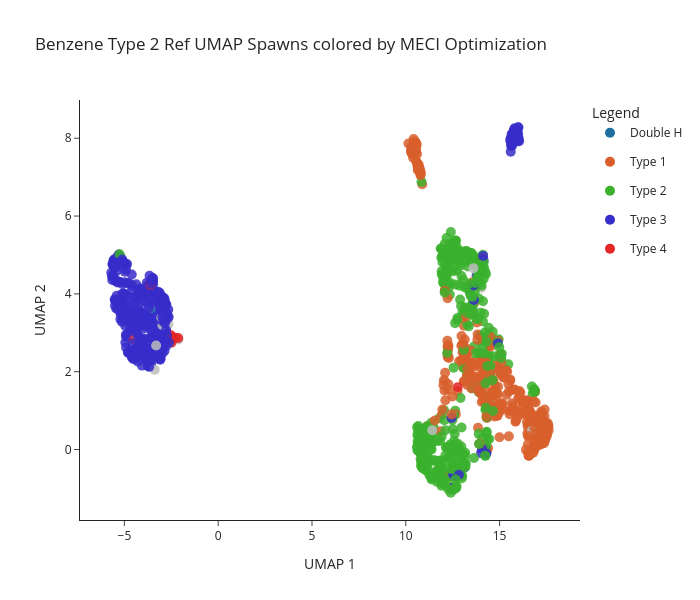

The notebook cell this image was saved under:
### Code cell
import plotly.graph_objects as go
import pandas as pd
import numpy as np

# --- Load labels ---
df = pd.read_csv(csv_file)
meci_idx_to_type = dict(zip(df['idx'], df['meci_type']))

unique_types = sorted(df['meci_type'].unique())
type_to_color = {t: base_colors[i % len(base_colors)] for i, t in enumerate(unique_types)}

# --- Point metadata ---
point_types = [meci_idx_to_type.get(i, "Unknown") for i in idx]
point_colors = [type_to_color.get(t, "#bdbdbd") for t in point_types]

# --- Regular points trace ---
scatter = go.Scatter(
    x=reduced_space[:, 0],
    y=reduced_space[:, 1],
    mode="markers",
    marker=dict(
        size=10,
        color=point_colors,
        opacity=0.85
    ),
    text=[
        f"idx: {i}<br>MECI type: {t}"
        for i, t in zip(idx, point_types)
    ],
    hoverinfo="text",
    showlegend=False
)

# --- Star points ---
star_indices = np.arange(len(reduced_space) - n_star, len(reduced_space))
star_traces = []


# --- MECI type legend (dummy traces for legend only) ---
type_legend_traces = [
    go.Scatter(
        x=[None],
        y=[None],
        mode="markers",
        marker=dict(size=10, color=color),
        legendgroup=t,
        showlegend=True,
        name=t
    )
    for t, color in type_to_color.items()
]

# --- Build figure ---
fig = go.Figure(
    data=[scatter] + star_traces + type_legend_traces
)

fig.update_layout(
    width=700,
    height=600,
    title=f"Benzene Type 2 Ref {reduction_technique} Spawns colored by MECI Optimization",
    xaxis_title=f"{reduction_technique} 1",
    yaxis_title=f"{reduction_technique} 2",
    legend_title_text="Legend",
    template="simple_white",
    hovermode="closest"
)

fig.show()

### Figure 1 — Plotly figure (JSON) as saved in the notebook; plotly's stock layout.template omitted (floating-point values rounded to 4 significant figures; data arrays with more than 128 entries replaced by an {"elided": "..."} marker saying what was removed)
{"data": [{"hoverinfo": "text", "marker": {"color": {"elided": "1193 str values"}, "opacity": 0.85, "size": 10}, "mode": "markers", "showlegend": false, "text": {"elided": "1193 str values"}, "type": "scatter", "x": {"elided": "1193 float values"}, "y": {"elided": "1193 float values"}}, {"legendgroup": "Double H", "marker": {"color": "#1c6f9f", "size": 10}, "mode": "markers", "name": "Double H", "showlegend": true, "type": "scatter", "x": [null], "y": [null]}, {"legendgroup": "Type 1", "marker": {"color": "#d85f2b", "size": 10}, "mode": "markers", "name": "Type 1", "showlegend": true, "type": "scatter", "x": [null], "y": [null]}, {"legendgroup": "Type 2", "marker": {"color": "#3bb12e", "size": 10}, "mode": "markers", "name": "Type 2", "showlegend": true, "type": "scatter", "x": [null], "y": [null]}, {"legendgroup": "Type 3", "marker": {"color": "#372dca", "size": 10}, "mode": "markers", "name": "Type 3", "showlegend": true, "type": "scatter", "x": [null], "y": [null]}, {"legendgroup": "Type 4", "marker": {"color": "#e42626", "size": 10}, "mode": "markers", "name": "Type 4", "showlegend": true, "type": "scatter", "x": [null], "y": [null]}], "layout": {"height": 600, "hovermode": "closest", "legend": {"title": {"text": "Legend"}}, "title": {"text": "Benzene Type 2 Ref UMAP Spawns colored by MECI Optimization"}, "width": 700, "xaxis": {"title": {"text": "UMAP 1"}}, "yaxis": {"title": {"text": "UMAP 2"}}}}
